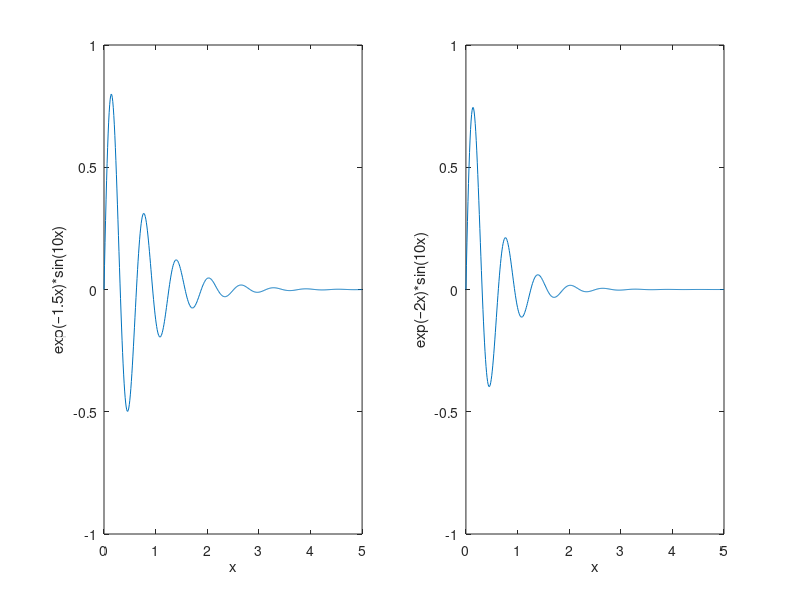

The MATLAB source for this figure:
function[] = Section20()

x = [0:5:100];
y = x;
plot(x, y)

x = [1 2 3 4 5 6 7 8 9 10];
x = [-100:20:100];
y = x.^2;
plot(x, y)

x = [-100:5:100];
y = x.^2;
plot(x, y)

x = [0:0.01:10];
y = sin(x);
plot(x, y), xlabel('x'), ylabel('Sin(x)'), title('Sin(x) Graph'),
grid on, axis equal

x = [0 : 0.01: 10];
y = sin(x);
g = cos(x);
plot(x, y, x, g, '.-'), legend('Sin(x)', 'Cos(x)')

x = [-10 : 0.01: 10];
y = 3*x.^4 + 2 * x.^3 + 7 * x.^2 + 2 * x + 9;
g = 5 * x.^3 + 9 * x + 2;
plot(x, y, 'r', x, g, 'g')

x = [0 : 0.01: 10];
y = exp(-x).* sin(2*x + 3);
plot(x, y), axis([0 10 -1 1])

% Subplot syntax: subplot(m, n, p)

x = [0:0.01:5];
y = exp(-1.5*x).*sin(10*x);
subplot(1,2,1)
plot(x,y), xlabel('x'),ylabel('exp(–1.5x)*sin(10x)'),axis([0 5 -1 1])
y = exp(-2*x).*sin(10*x);
subplot(1,2,2)
plot(x,y),xlabel('x'),ylabel('exp(–2x)*sin(10x)'),axis([0 5 -1 1])
